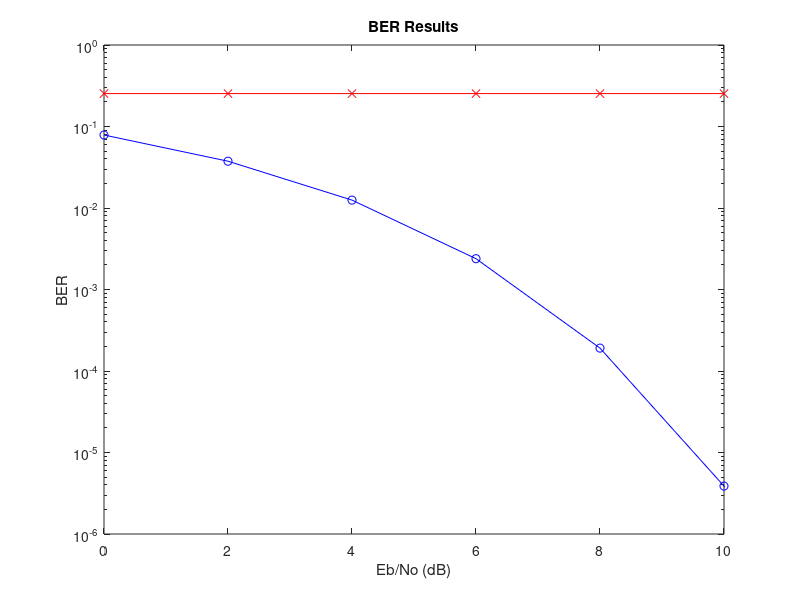
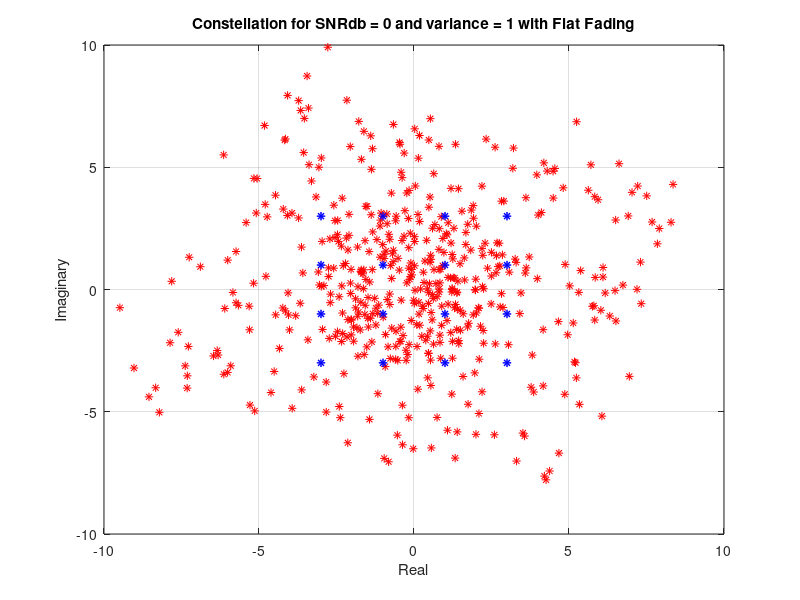
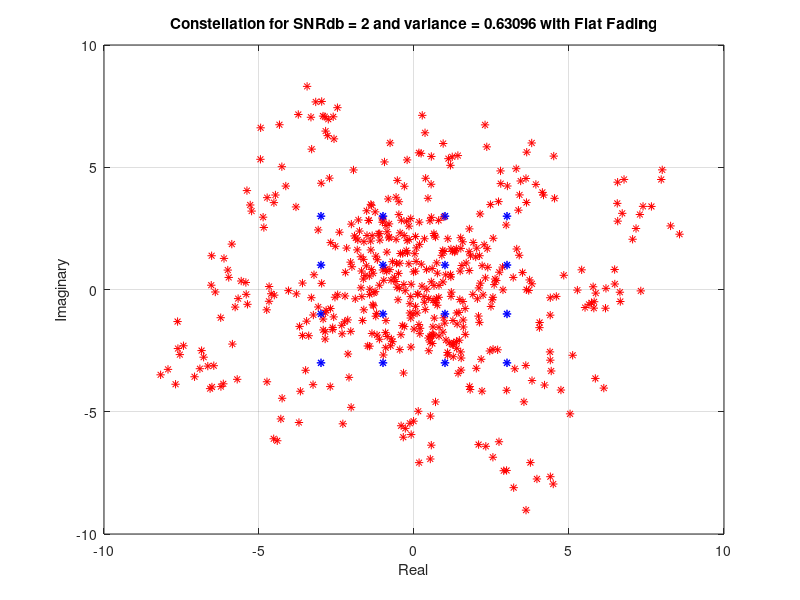
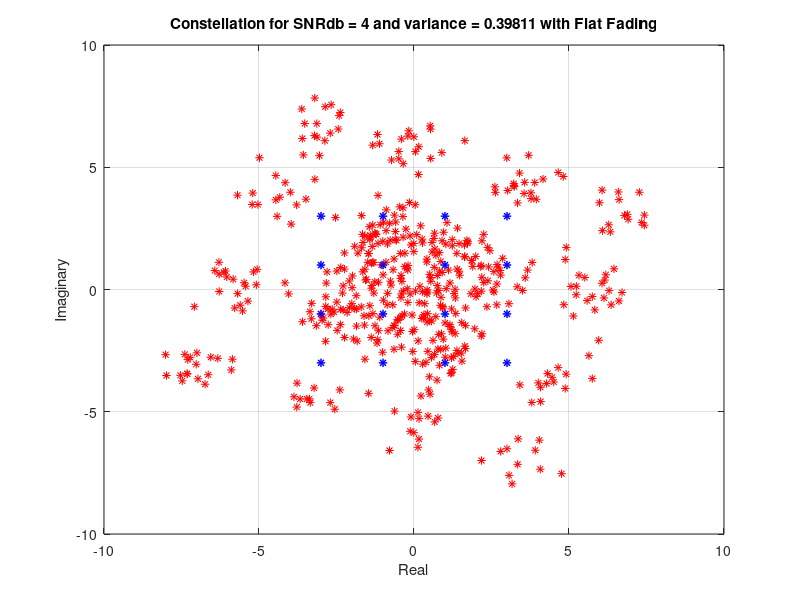

Write MATLAB code to recreate these figures, in order.
%mPSK modulation

clc;
clear all;
close all;

Rb = 1000; %bit rate
Tb = 1/Rb; %period of bits
Eb = 1; %Power of bit
m = 2; % PSK modulation 

T_flat_fading = 1; %Period of flat fading channel
%We declare the type of channel(s)
%'MRC' for Maximum Ratio Combining
%'MIMO' for Multiple Input-Multiple Output
Flat_fading = 'MIMO';

m_PSK = [2 4 8 16];
modulation = 'QAM'; %The type of the modulation 'PSK' or '16-QAM'

%execute for all PSK modulations (2,4,8,16)
% for(PSK=1:1:length(m_PSK))
%     m = m_PSK(PSK)
    
    
N = 2000; %number of bit in the input
num_of_slots = ceil(N/Rb);
bits = randi([0 1],1,N); %random 0s and 1s with equal probability 
Ts = Tb*log2(m); %period of symbols
Rs = 1/Ts; %Symbol Rate
OS = 1; %OVERSAMPLING rate

Ps = N*Eb; %total power of all bits-symbols
SNR_db = [0:2:12]; %SNR in db

%variance and SNRlinear for each SNRdb
for n=1:length(SNR_db)
    SNR(n) = 10.^(SNR_db(n)/10);
    variance(n) = 1/SNR(n);
    N0(n) = 2*variance(n);
end

%contellation look up tables
%lut(n) contains the complex number
%and lut_b(n) contains lut(n)'s 
%binary encoding
if modulation == 'PSK'
    if m == 2
        lut = [1 -1];
        lut_b = [1 ; 0];
    elseif m == 4
        lut = [1+1i -1+1i -1-1i 1-1i];
        dec = [0:1:m-1];
        lut_b = de2bi(dec,'left-msb');
    else
        %find the phase of the modulation
        %then create polar coordinates
        %convert them to cartesian and 
        %finally create mPSK constelation 
        phase = 2*pi/m;
        theta = [0:phase:2*pi];
        r = sqrt(Eb);
        [x1,y1] = pol2cart(theta,r);
        lut = [x1 + y1*1i];
        dec = [0:1:m-1];
        lut_b = de2bi(dec,'left-msb');

    end
 elseif modulation == 'QAM'
    m = 16;
    Ts = Tb*log2(m); 
    Rs = 1/Ts; 
    dec = [0:1:15];
    lut(1) = [-3*sqrt(Eb) + 3*sqrt(Eb)*1i]; 
    lut(2) = [-1*sqrt(Eb) + 3*sqrt(Eb)*1i];
    lut(3) = [-1*sqrt(Eb) + 1*sqrt(Eb)*1i];
    lut(4) = [-3*sqrt(Eb) + 1*sqrt(Eb)*1i];
    lut(5) = [1*sqrt(Eb) + 3*sqrt(Eb)*1i];
    lut(6) = [3*sqrt(Eb) + 3*sqrt(Eb)*1i];
    lut(7) = [3*sqrt(Eb) + 1*sqrt(Eb)*1i];
    lut(8) = [1*sqrt(Eb) + 1*sqrt(Eb)*1i];
    lut(9) = [1*sqrt(Eb) - 1*sqrt(Eb)*1i];
    lut(10) = [3*sqrt(Eb) - 1*sqrt(Eb)*1i];
    lut(11) = [3*sqrt(Eb) - 3*sqrt(Eb)*1i];
    lut(12) = [1*sqrt(Eb) - 3*sqrt(Eb)*1i];
    lut(13) = [-3*sqrt(Eb) - 1*sqrt(Eb)*1i];
    lut(14) = [-1*sqrt(Eb) - 1*sqrt(Eb)*1i];
    lut(15) = [-1*sqrt(Eb) - 3*sqrt(Eb)*1i];
    lut(16) = [-3*sqrt(Eb) - 3*sqrt(Eb)*1i];
    lut_b = de2bi(dec,'left-msb');
end


%We start a big for loop at which its iteration will create the
%serial-to-paraller handware. 1st will be the slot x1 (1-1000 bits) 
%and 2nd the slot x2(1001-2000 bits) etc
y = [];
for CH=1 : num_of_slots
    slot = bits((CH-1)*Rb+1:CH*Rb);
    
    %change input depending on the
    %number of bits by adding 0s to
    %the end of input string
    %example:we have 8PSK and
    %input=01-> input=010
    R = rem(length(slot),log2(m));
    input = slot;
    if R~=0
        for n=R: log2(m)-1
            input = [input 0];
        end
    end

    %%%%%%%%%% SYMBOL ENCODER %%%%%%%%%%

    %find the group of 0s and 1s depending on the modulation
    symbols_b = [];
    for n=0: length(input)/log2(m)-1
        symb = input([n*log2(m)+1:(n+1)*log2(m)]); 
        symbols_b = [symbols_b ;symb];   
    end


    %create symbols in complex form
    x = [];
    for n =1: size(symbols_b,1)
        j = find(ismember(lut_b,symbols_b(n,:),'rows'));
        x = [x lut(j)];
    end


    %%%%%%%%%% Tx FILTER %%%%%%%%%%

    Tx = ones(1,OS);%filter creation

    s1 = [];
    s2 = [];
    %convolution of bits(encoded) with Ts filter
    for(n=1:1:length(x))
        b = conv(real(x(n)),Tx);
        c = conv(imag(x(n)),Tx);
        s1 = [s1 b]; % real part samples
        s2 = [s2 c]; % imaginary part samples
    end
    s = s1 + s2*1i;%After Tx convolution

    
%     % %plot of Real part after the Tx filter
%     t = [Ts/length(Tx):Ts/length(Tx):length(x)*Ts];
%     figure(1);
%     stem(t,s1,'b');
%     xlabel('Ts');
%     ylabel('S_I[n]');
%     title('Real part of symbol');
% 
%     %  %plot of Imaginary part after Tx filter
%     t = [Ts/length(Tx):Ts/length(Tx):length(x)*Ts];
%     figure(2);
%     stem(t,s2,'r');
%     xlabel('Ts');
%     ylabel('S_Q[n]');
%     title('Imaginary part of symbol');

    %%%%%%%%%% FLAT FADING %%%%%%%%%%
    
    
    if  strcmp(Flat_fading,'MRC')==1
        h1 = sqrt(1/sqrt(2))*(randn(1) + randn(1)*1i);
        h2 = sqrt(1/sqrt(2))*(randn(1) + randn(1)*1i);
        hn = [h1 ; h2];
        s1 = hn(1)*s;
        s2 = hn(2)*s; 
    elseif strcmp(Flat_fading,'MIMO')==1
        for  i = 1 : num_of_slots
            h1 = sqrt(1/sqrt(2))*(randn(1) + randn(1)*1i);
            h2 = sqrt(1/sqrt(2))*(randn(1) + randn(1)*1i);
            H(1:2,CH) = [h1 ; h2];
            s1 = H(:,CH)*s;
        end
    end
    
    
 
    
    
    
    %%%%%%%%%% AWGN %%%%%%%%%%
    %s_h = h*s;
    
       
    %%plot of constellation with flat fading and without AWGN 
    figure(11);
    plot(real(s1),imag(s1),'*r'); 
    hold on;
%     plot(real(s2),imag(s2),'*g'); 
%     hold on;
    plot(real(lut),imag(lut),'*b'); 
    hold on;
    xlabel('Real');
    ylabel('Imaginary');
    title('Constellation with flat fading and without AWGN');
    grid on;

    w = [];
    % %values of AWGN and after add it to the signal
    % %first channel
   
    if strcmp(Flat_fading,'MRC')==1
        for n=1: length(variance)
            w(n,:) = sqrt(variance(n))*(randn(length(s1),1) + randn(length(s1),1)*1i);
            y1(n,:) = s1 + w(n,:); 
            w(n,:) = sqrt(variance(n))*(randn(length(s2),1) + randn(length(s2),1)*1i);
            y2(n,:) = s2 + w(n,:); 
        end
        
        for n=1 :length(variance)
            figure(n+2);
            plot(real(y1(n,:)),imag(y1(n,:)),'*r'); 
            hold on;
            plot(real(y2(n,:)),imag(y2(n,:)),'*y'); 
            hold on;
            plot(real(lut),imag(lut),'*b'); 
            xlabel('Real');
            ylabel('Imaginary');
            title(['Constellation for SNRdb = ',num2str(SNR_db(n)),' and variance = ',num2str(variance(n)),' with Flat Fading']);
            grid on;
        end
    
    elseif strcmp(Flat_fading,'MIMO')==1
        for n=1: length(variance)
            w(n,:) = sqrt(variance(n))*(randn(length(s1),1) + randn(length(s1),1)*1i);
            y1(n,:) = s1(1,:) + w(n,:); 
        end
        
        for n=1 :length(variance)
            figure(n+2);
            plot(real(y1(n,:)),imag(y1(n,:)),'*r'); 
            hold on;
            plot(real(lut),imag(lut),'*b'); 
            xlabel('Real');
            ylabel('Imaginary');
            title(['Constellation for SNRdb = ',num2str(SNR_db(n)),' and variance = ',num2str(variance(n)),' with Flat Fading']);
            grid on;
        end
    end

  %%plot of constellation after add AWGN


    %%%%%%%%%% Equalizer/Channel inversion %%%%%%%%%%
   
    c = 0;%constant of B2 question

    %MRC
    if strcmp(Flat_fading,'MRC')==1
        for n=1:length(variance)
             mrc = (conj(hn).*(hn)/norm(hn')^2).*[y1(n,:); y2(n,:)];
             y0(n,:) = mrc(1,:)+ mrc(2,:);
             y(n,(CH-1)*Rs+1:CH*Rs) = y0(n,:);
        end
            figure(14);
            plot(real(y(7,:)),imag(y(7,:)),'*r'); 
            hold on;
            plot(real(lut),imag(lut),'*b'); 
            xlabel('Real');
            ylabel('Imaginary');
            title(['Constellation for SNRdb = ',num2str(SNR_db(7)),' and variance = ',num2str(variance(7)),' after the Equalizer']);
            grid on;
    end
    
    if strcmp(Flat_fading,'MIMO')==1
        for i = 1 :length(variance)
            y0(n,(CH-1)*Rs+1:CH*Rs) = y1(n,:);
        end
    end
    

    
end %end of slot loop
    
%%%MIMO%%%
if  strcmp(Flat_fading,'MIMO')==1
    for n =1: length(variance)
        y11 = y0(n,1:Rs); 
        y12 = y0(n,Rs+1:2*Rs);
        A = inv(conj(H)*(H'))*conj(H).*(H');
        y_mimo1 = A(1,1)*y11(1,:)+A(1,2)*y11(1,:);
        y_mimo2 = A(2,1)*y12(1,:)+A(2,2)*y12(1,:);
        y(n,:)=[y_mimo1 y_mimo2];
    end
    figure(14);
    plot(real(y(7,:)),imag(y(7,:)),'*r'); 
    hold on;
    plot(real(lut),imag(lut),'*b'); 
    xlabel('Real');
    ylabel('Imaginary');
    title(['Constellation for SNRdb = ',num2str(SNR_db(7)),' and variance = ',num2str(variance(7)),' after the Equalizer']);
    grid on;
end
%%%%%%%%%% Rx FILTER %%%%%%%%%%
    Rx = Tx;
    z1 = [];
    z2 = [];

    %  %convlution of y[n] = s[n]+w[n] with Rx
    for(n=1:1:length(variance))
       for(k=1:OS:length(s))
            b = conv(real(y(n,k:k+OS-1)),Rx);
            c = conv(imag(y(n,k:k+OS-1)),Rx);
            z1 = [z1,b]; % real part samples
            z2 = [z2,c]; % imaginary part samples
       end
    end
    z11 = [];
    z21 = [];
    z11 = reshape(z1(:),length(z1)/length(variance), []).';
    z21 = reshape(z2(:),length(z1)/length(variance), []).';

%     for(k=1:1:length(variance))
%         % %plot of Real part after the Rx filter
% 
%         figure(k+100);
%         stem(z11(k,:),'b');
%         xlabel('Ts');
%         ylabel('Z_I[n]');
%         title(['Real part of symbol after Rx filter for variance = ',num2str(variance(k))]);
% 
%         % %plot of Imaginary part after Rx filter
% 
%         figure(k+200);
%         stem(z21(k,:),'r');
%         xlabel('Ts');
%         ylabel('Z_Q[n]');
%         title(['Imaginary part of symbol after Rx filter for variance = ',num2str(variance(k))]);
%     end

    %%%%%%%%%% DECISION DEVISE %%%%%%%%%%
    z = [];
    z = z11 + z21*i; %z=the output of Rx filter for the different variances/SNRdb
    d1 = [];
    d2 = [];
    d11 = [];
    d21 = [];
    %sample the min/max values for each symbol
    for n=1: length(variance)
        
        d1 = reshape(z11(n,:),2*OS-1,[]).';
        d2 = reshape(z21(n,:),2*OS-1, []).';
        
        for k=1: size(d1,1)
            %for each symbol we take the min or max value
            
            %we check the if the values after the convolution
            %if they are positive or negative and we sample 
            %the min or max
            
            if d1(k,1)>0
                d11(n,k) = max(d1(k,:));
            else
                d11(n,k) = min(d1(k,:));
            end

            if d2(k,1)>0
                d21(n,k) = max(d2(k,:));
            else
                d21(n,k) = min(d2(k,:));
            end        
        end
    end
    
    d_sampled = [];
    d_sampled = d11 + d21*i;
    d = [];

    %for all the values of variance create d[n] the output of Decision devise
    for n=1: length(variance)

        output = [];
        %Go through all the sampled values in the first for loop
        %then loop in the look up tables find the nearest complex symbol
        %and give the binary value depending on the complex number of the
        %constellation
        %Maximum Likelihood Detector
        for k=1:length(d_sampled(n,:))

            dis_min = 100;

            for l=1: length(lut)-1
                distance = norm(lut(l) - d_sampled(n,k));

                if distance < dis_min
                    dis_min = distance;
                    j = l;
                end

            end
            output = [output lut_b(j,:)];

        end
        d(n,:) = output;
    end

    

%count of the wrong bits at the output of the system
    error_counts = [];
    for n=1:length(variance)
        c=0;
        for k=1:length(input)
            if xor(input(k),d(n,k)) %input(k)~=d(n,k))
                c=c+1;
            end
        end
        error_counts(n,:) = c;
    end
    %BER_vector(PSK,:) = error_counts/N;
    
    BER_test = error_counts/N;


BER_theory = qfunc(sqrt(2*SNR));

figure(1);
sem1 = semilogy(SNR_db, BER_theory, 'bo-');
hold on;
sem2 = semilogy(SNR_db,BER_test,'rx-');
% hold on;
% sem3 = semilogy(SNR_db, BER_vector(2,:), 'g*-');
% hold on;
% sem4 = semilogy(SNR_db, BER_vector(3,:), 'k>-');
% hold on;
% sem5 = semilogy(SNR_db, BER_vector(4,:), 'm^-');
% grid on;
% legend([sem1(1),sem2(1),sem3(1),sem4(1),sem5(1)],'BPSK theory','BPSK - uncoded - AWGN','QPSK - uncoded - AWGN','8-PSK - uncoded - AWGN','16-PSK - uncoded - AWGN')
title('BER Results');
xlabel('Eb/No (dB)');
ylabel('BER');
axis([0 10 10^-6 1]);     
% 
% 
%     % %plot of Real part after the Tx filter
%     t = [Ts/length(Tx):Ts/length(Tx):length(x)*Ts];
%     figure(2);
%     stem(t,s1,'b');
%     xlabel('Ts');
%     ylabel('S_I[n]');
%     title('Real part of symbol after Tx filter');
% 
%     %  %plot of Imaginary part after Tx filter
%     t = [Ts/length(Tx):Ts/length(Tx):length(x)*Ts];
%     figure(3);
%     stem(t,s2,'r');
%     xlabel('Ts');
%     ylabel('S_Q[n]');
%     title('Imaginary part of symbol after Tx filter');
% 
% 
%     for(k=1:1:length(variance))
%         % %plot of Real part after the Rx filter
%         figure(k+3);
%         stem(z11(k,:),'b');
%         xlabel('Ts');
%         ylabel('Z_I[n]');
%         title(['Real part of symbol after Rx filter for variance = ',num2str(variance(k))]);
% 
%         % %plot of Imaginary part after Rx filter
%         figure(k+10);
%         stem(z21(k,:),'r');
%         xlabel('Ts');
%         ylabel('Z_Q[n]');
%         title(['Imaginary part of symbol after Rx filter for variance = ',num2str(variance(k))]);
%     end
%     
%         %%plot of constellation after add AWGN
%     for(n=1:1:length(variance))
%         figure(n+20);
%         plot(real(y(n,:)),imag(y(n,:)),'*r'); 
%         hold on;
%         plot(real(lut),imag(lut),'*b'); 
%         xlabel('Real');
%         ylabel('Imaginary');
%         title(['Constellation for SNRdb = ',num2str(SNR_db(n)),' and variance = ',num2str(variance(n))]);
%         grid on;
%     end